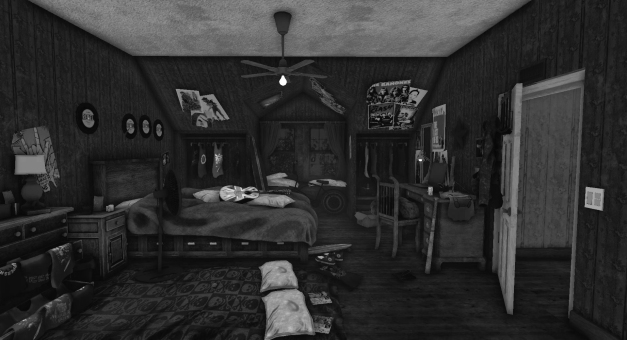
#> input picture 1exercise/example_03.jpeg, 627 x 340 px
$ python gaussian_sharpen.py
#> lines starting #> are read from the running program, lines starting #| are printed output that depends on the picture
import cv2 as cv
import numpy as np

img = cv.imread('./example_03.jpeg')
#> img is the input picture: shape (340, 627, 3); min 6, max 254, mean 47
gaus = cv.GaussianBlur(img,(5, 5),0)
double_gaus = cv.GaussianBlur(gaus,(5,5),0)
difference = np.subtract(gaus, double_gaus)
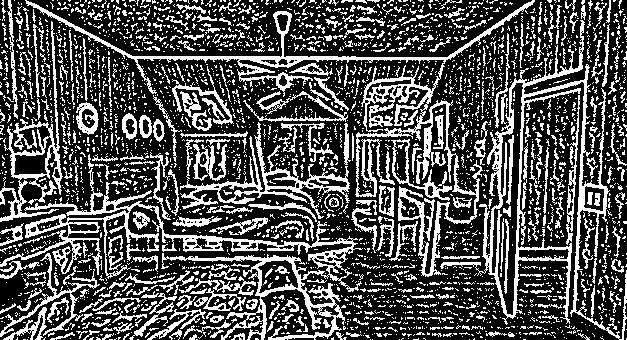
#> difference: shape (340, 627, 3); min 0, max 255, mean 80.8
alpha = 2
sharpened = gaus + alpha * difference

cv.imshow('original', img)
cv.imshow('gaus', gaus)
cv.imshow('double_gaus', double_gaus)
cv.imshow('difference', difference)
cv.imshow('sharpened', sharpened)
cv.waitKey(0)
cv.destroyAllWindows()

$ run again, with 1exercise/example_01.png saved as 1exercise/example_03.jpeg
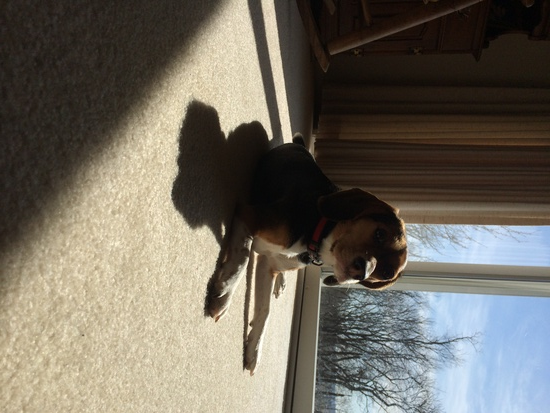
#> input picture 1exercise/example_01.png, 550 x 413 px
#> img is the input picture: shape (413, 550, 3); mean B, G, R 96.2, 106.9, 112.5
#> `double_gaus = cv.GaussianBlur(gaus,(5,5),0)`:
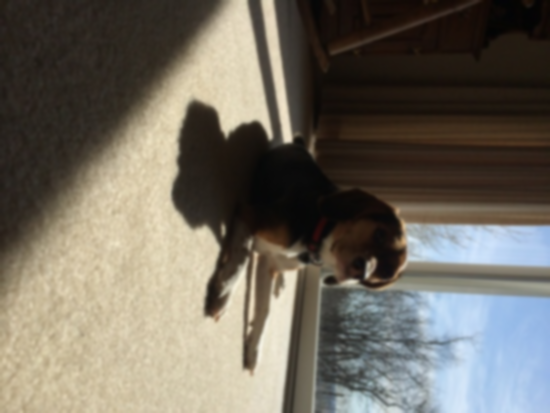
#> double_gaus: shape (413, 550, 3); mean B, G, R 96.2, 106.9, 112.5
#> `difference = np.subtract(gaus, double_gaus)`:
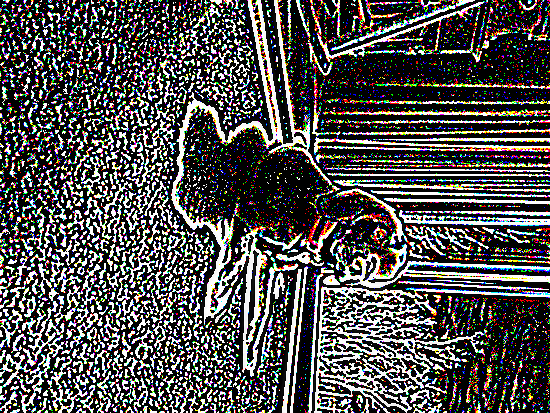
#> difference: shape (413, 550, 3); mean B, G, R 78.7, 79.5, 80.9

$ run again, with 1exercise/example_02.png saved as 1exercise/example_03.jpeg
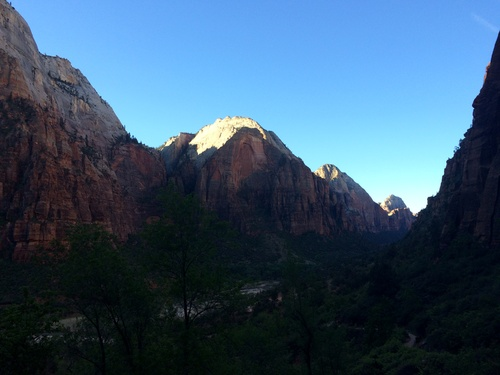
#> input picture 1exercise/example_02.png, 500 x 375 px
#> img is the input picture: shape (375, 500, 3); mean B, G, R 109.2, 85.3, 57.4
#> `difference = np.subtract(gaus, double_gaus)`:
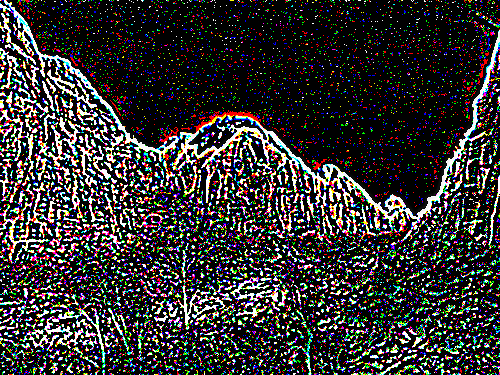
#> difference: shape (375, 500, 3); mean B, G, R 51.2, 51, 53.1
#> `sharpened = gaus + alpha * difference`:
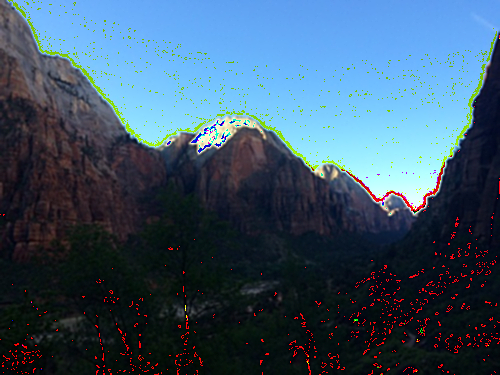
#> sharpened: shape (375, 500, 3); mean B, G, R 105.4, 84.5, 59.6
